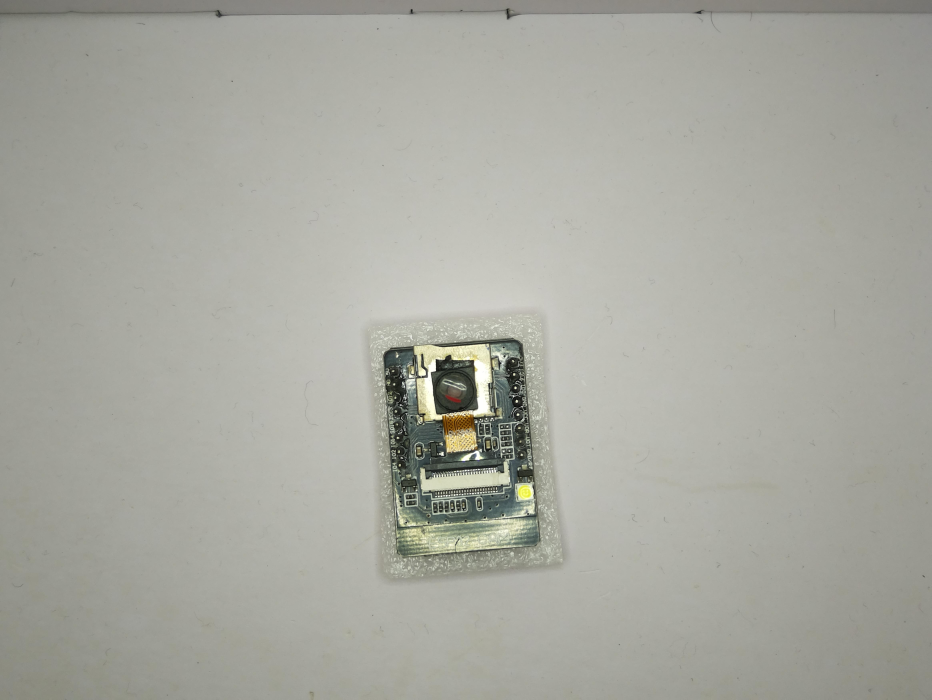
#> input picture templates/ESP32Cam/images/reference_01.jpg, 4656 x 3496 px (shown at 1/5 size)
$ python -i ocr.py   (imports and definitions only)
#> lines starting #> are read from the running program, lines starting #| are printed output that depends on the picture; after the words box and inside, x2 and y2 are one past the last pixel; in counts of white or black regions, pixels touching at a corner belong together
import cv2
import pytesseract
import numpy as np
from pathlib import Path


class ComponentOCR:
    def __init__(self):
        self.config = "--psm 11"

    def _preprocess_variants(self, image):
        """
        Generate multiple lightweight preprocessing variants
        optimized for small PCB/component text.
        """

        # 1. Upscale
        image = cv2.resize(
            image,
            None,
            fx=3,
            fy=3,
            interpolation=cv2.INTER_CUBIC
        )

        # 2. Grayscale
        gray = cv2.cvtColor(image, cv2.COLOR_BGR2GRAY)

        # 3. Contrast enhancement
        clahe = cv2.createCLAHE(
            clipLimit=2.0,
            tileGridSize=(8, 8)
        )
        enhanced = clahe.apply(gray)

        # 4. Sharpen
        kernel = np.array([
            [0, -1, 0],
            [-1, 5, -1],
            [0, -1, 0]
        ])

        sharpened = cv2.filter2D(
            enhanced,
            -1,
            kernel
        )

        # 5. Otsu threshold
        _, otsu = cv2.threshold(
            sharpened,
            0,
            255,
            cv2.THRESH_BINARY + cv2.THRESH_OTSU
        )

        # 6. Adaptive threshold
        adaptive = cv2.adaptiveThreshold(
            sharpened,
            255,
            cv2.ADAPTIVE_THRESH_GAUSSIAN_C,
            cv2.THRESH_BINARY,
            31,
            11
        )

        return [
            enhanced,
            sharpened,
            otsu,
            adaptive
        ]

    def _clean_text(self, text):
        """Clean obvious OCR noise."""

        if not text:
            return ""

        text = text.replace("\n", " ")
        text = " ".join(text.split())

        return text.strip()

    def _score_text(self, text):
        """
        Simple OCR quality score.
        PCB text usually contains alphanumeric characters.
        """

        if not text:
            return 0

        alphanumeric = sum(
            c.isalnum()
            for c in text
        )

        length = len(text)

        if length == 0:
            return 0

        ratio = alphanumeric / length

        # Prefer useful alphanumeric text,
        # but penalize extremely long noisy outputs.
        score = alphanumeric * ratio

        if length > 150:
            score *= 0.5

        return score

    def extract_text(self, image_path):
        """
        Extract text from a cropped component image.

        Returns:
            str: best OCR result
        """

        image_path = Path(image_path)

        if not image_path.exists():
            print(f"OCR image not found: {image_path}")
            return ""

        image = cv2.imread(str(image_path))
#> image is the input picture: shape (3496, 4656, 3); mean B, G, R 159.6, 168.1, 167.5

        if image is None:
            print(f"Unable to read OCR image: {image_path}")
            return ""

        # Limit OCR input size before the existing 3x upscale.
        # This prevents very large component crops from making
        # Tesseract excessively slow on the Raspberry Pi.
        max_dimension = 1000

        height, width = image.shape[:2]
#> height = 3496; width = 4656

        if max(height, width) > max_dimension:
            scale = max_dimension / max(height, width)
#> scale = 0.215

            image = cv2.resize(
                image,
                None,
                fx=scale,
                fy=scale,
                interpolation=cv2.INTER_AREA
            )
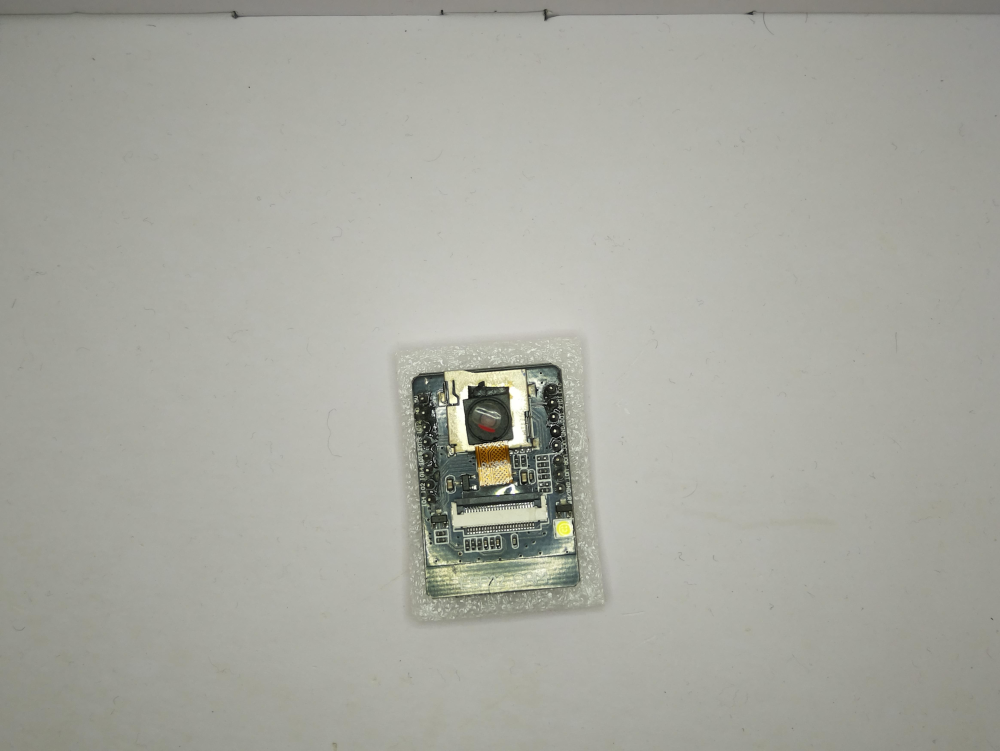
#> image: shape (751, 1000, 3); mean B, G, R 159.6, 168.1, 167.5

        try:
            variants = self._preprocess_variants(image)
#> in _preprocess_variants, `enhanced = clahe.apply(gray)`:
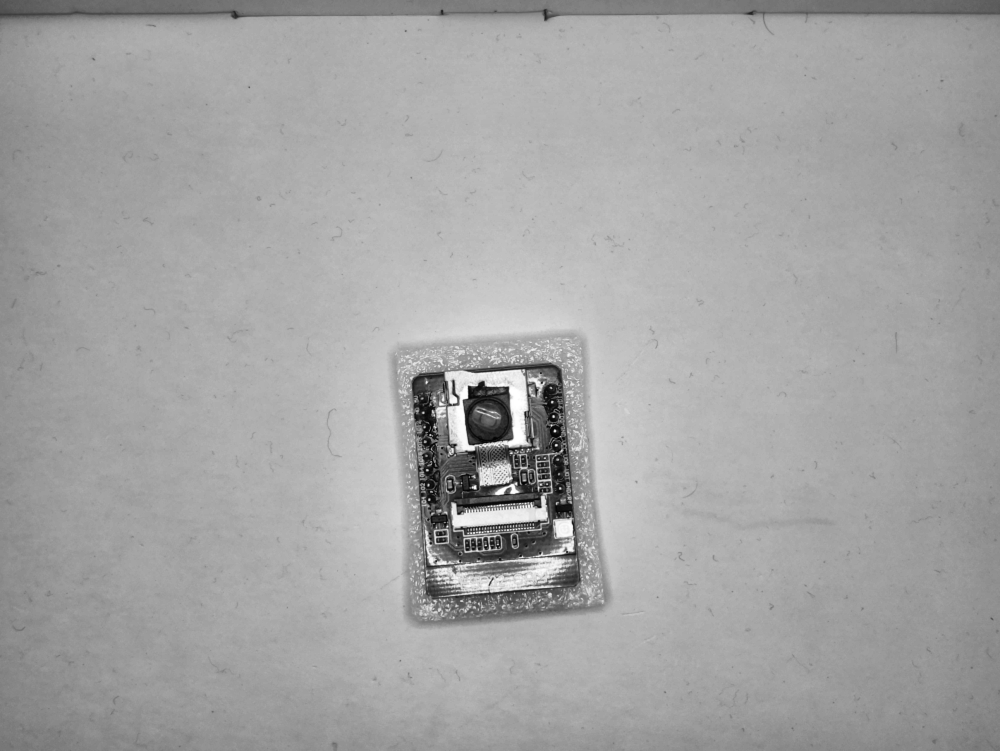
#> enhanced: shape (2253, 3000) (shown at 1/3 size); min 0, max 255, mean 163.9
#> in _preprocess_variants, `_, otsu = cv2.threshold( sharpened, 0, 255, cv2.THRESH_BINARY + cv2.TH..`:
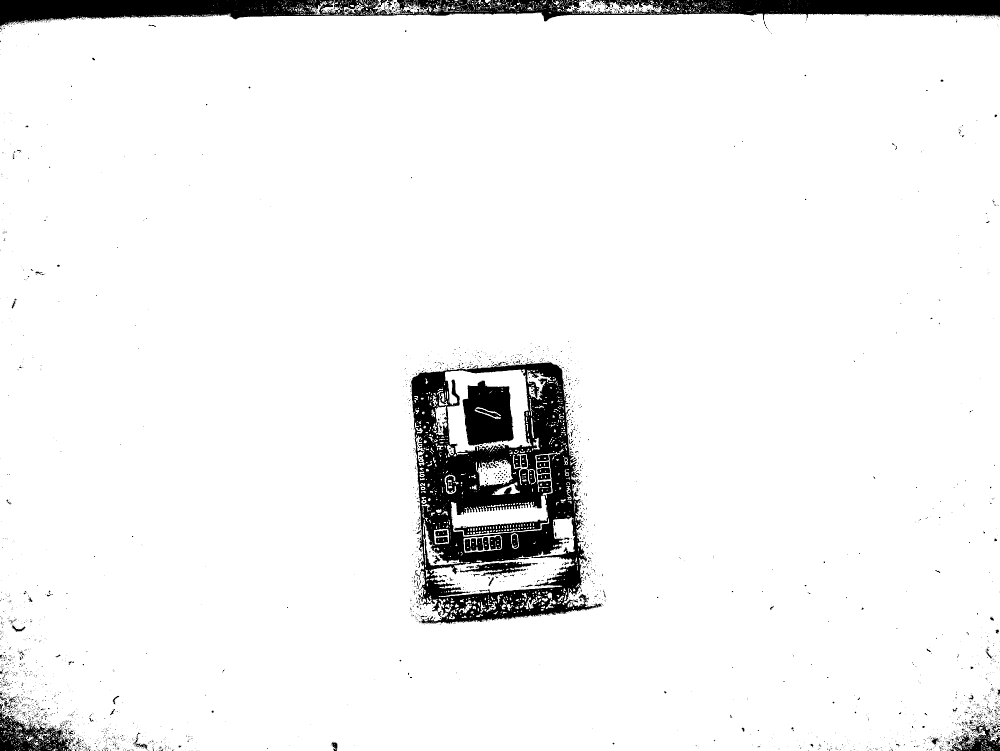
#> otsu: shape (2253, 3000) (shown at 1/3 size); 94.3% white; 3353 black regions (3151 under 20 px), largest, box (x1, y1, x2, y2) and area: (1233, 1087, 1805, 1872) 191249, (0, 0, 3000, 90) 122331, (1388, 1142, 1541, 1337) 22760
#> in _preprocess_variants, `adaptive = cv2.adaptiveThreshold( sharpened, 255, cv2.ADAPTIVE_THRESH_..`:
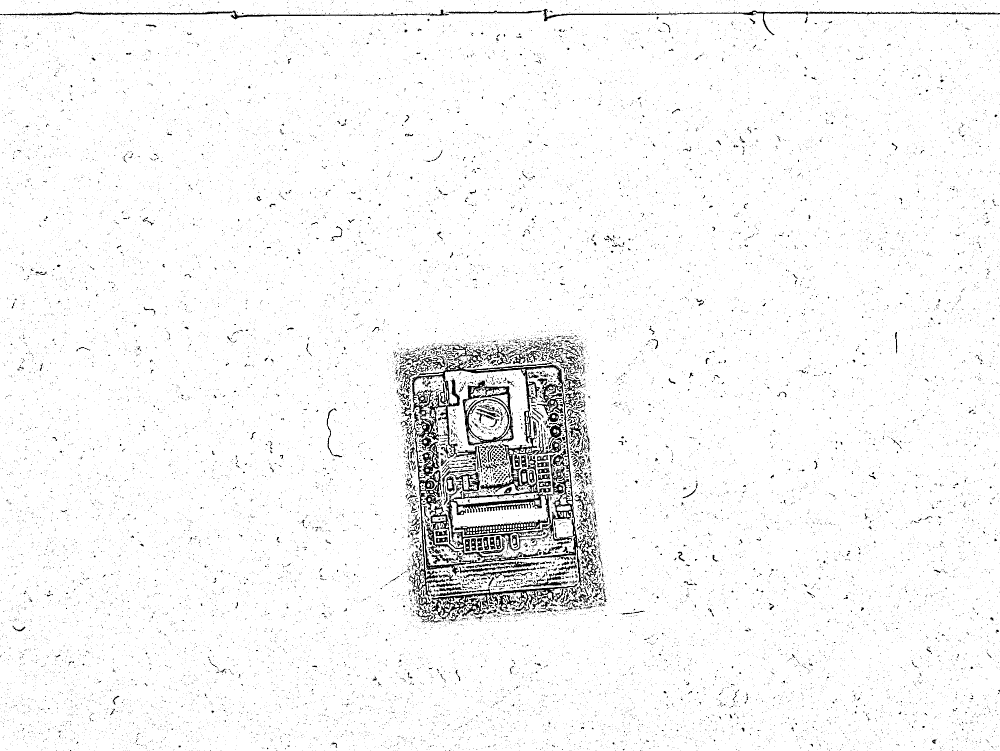
#> adaptive: shape (2253, 3000) (shown at 1/3 size); 96.3% white; 28086 black regions (27015 under 20 px), largest, box (x1, y1, x2, y2) and area: (1236, 1031, 1746, 1680) 31103, (1337, 1299, 1688, 1675) 21889, (1294, 1750, 1733, 1859) 10108
#> variants = 4 items

            results = []

            for variant in variants:

                # Standard OCR
                text = pytesseract.image_to_string(
                    variant,
                    config=self.config
                )

                text = self._clean_text(text)

                if text:
                    score = self._score_text(text)

                    results.append({
                        "text": text,
                        "score": score
                    })

                # Alternative sparse-text mode
                text_sparse = pytesseract.image_to_string(
                    variant,
                    config="--psm 6"
                )

                text_sparse = self._clean_text(text_sparse)

                if text_sparse:
                    score = self._score_text(text_sparse)

                    results.append({
                        "text": text_sparse,
                        "score": score
                    })
#> this loop made 1 pass
#> after the loop, results = []

            if not results:
                return ""

            # Select highest-scoring result
            best = max(
                results,
                key=lambda x: x["score"]
            )

            return best["text"]

        except Exception as e:
            print(f"OCR failed: {e}")
            return ""


# [2 lines not run here, left out]

#> (the run stopped early here; a loop or call above may not have finished)
